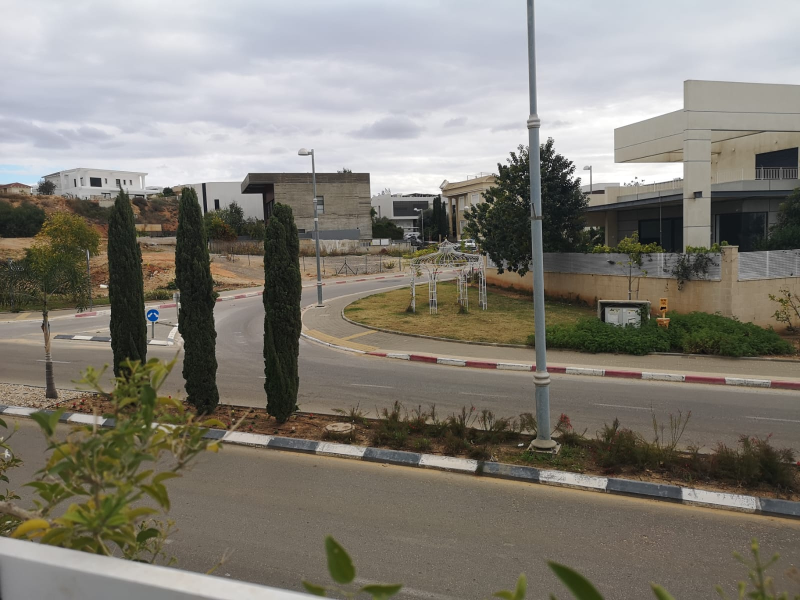
#> input picture אירוס/HW1 Multimedia Compression/smartphon image2.jpeg, 1600 x 1200 px, found by its file name (shown at 1/2 size)
$ jupyter execute '#Assignment 1 Q3.ipynb'   (older library calls are emulated)
#> lines starting #> are read from the running program, lines starting #| are printed output that depends on the picture; long printed decimals are rounded
#Assignment 1 Q3

mounting

[cell 1]
from google.colab import drive
drive.mount('/content/gdrive')
drive_path = '/content/gdrive/MyDrive/Multimedia_Compression/HW1/'

Libraries

[cell 2]
import cv2
import numpy as np
from skimage.metrics import structural_similarity as ssim
import matplotlib.pyplot as plt

1. Explain the Chroma subsampling technique, what do the different ratios mean?

**answer:** In the lecture, we learned about the Y Cr Cb representation triplet. It is derived by weighting the RGB components as follows:

$$Y=0.299R+0.587G+0.114B$$
$$Cr=128+0.713(R-Y)$$
$$Cb=128+0.564(B-Y)$$

This method enables higher compression efficiency. The human eye is more sensitive to luminance (Y) than to changes in color (Cr, Cb).

**Chroma Subsampling** is a technique where we sample less information from the color components while keeping the image visually clear.

For example, when given a ratio of 4:1:1, this represents the compression ratio for the color components compared to the luminance components. The compression ratio we can expect to achieve is approximately 2.

2. Take an image in RGB and convert it to YCrCb in a 4:1:1 ratio.

Take an image in RGB

[cell 3]
image = cv2.imread(drive_path + 'smartphon image2.jpeg')
#> image is the input picture: shape (1200, 1600, 3); mean B, G, R 118.5, 127, 131
image_rgb = cv2.cvtColor(image, cv2.COLOR_BGR2RGB)

  Convert to YCrCb with 4:1:1 ratio

[cell 4]
image_ycrcb = cv2.cvtColor(image_rgb, cv2.COLOR_RGB2YCrCb)
#> image_ycrcb: shape (1200, 1600, 3); mean of channels 0, 1, 2 127.2, 130.7, 123
height, width, _ = image_ycrcb.shape
#> height = 1200; width = 1600

# sample Cr Cb channels every 4 pixels using interpolation with the close neighboars pixels
cr_subsampled = cv2.resize(image_ycrcb[:, :, 1], (width // 4, height), interpolation=cv2.INTER_LINEAR)
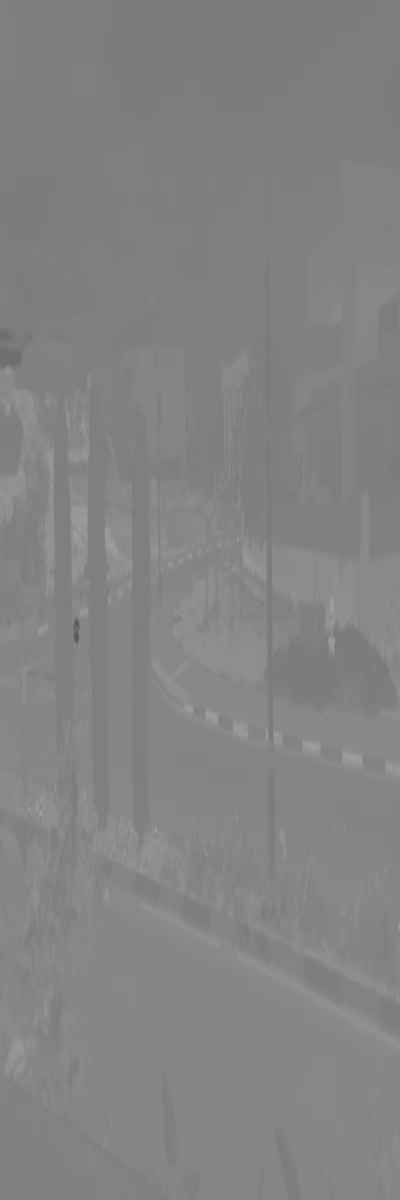
#> cr_subsampled: shape (1200, 400); min 86, max 163, mean 130.7
cb_subsampled = cv2.resize(image_ycrcb[:, :, 2], (width // 4, height), interpolation=cv2.INTER_LINEAR)
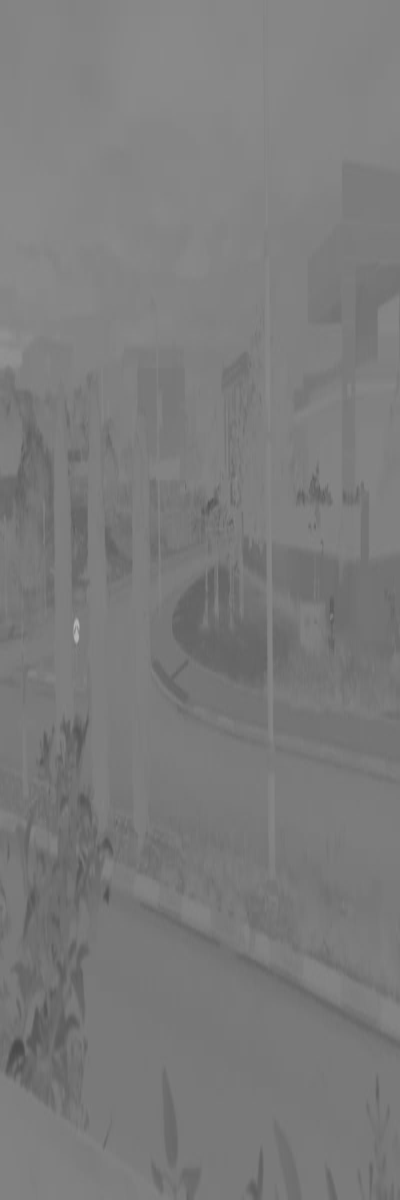
#> cb_subsampled: shape (1200, 400); min 74, max 181, mean 123.1

# upsampling the Cr Cb channels in order to merge the 3 channels into 1 picture
cr_upsampled = cv2.resize(cr_subsampled, (width, height), interpolation=cv2.INTER_LINEAR)
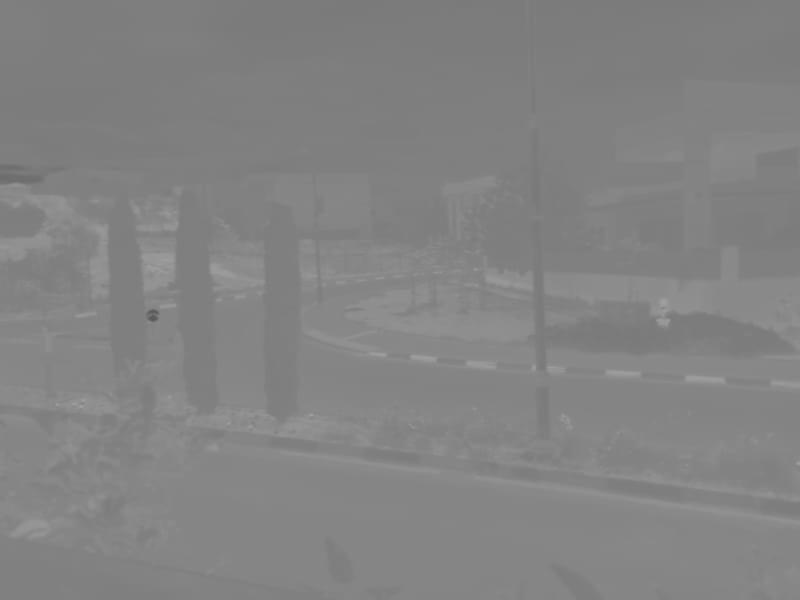
#> cr_upsampled: shape (1200, 1600) (shown at 1/2 size); min 87, max 162, mean 130.7
cb_upsampled = cv2.resize(cb_subsampled, (width, height), interpolation=cv2.INTER_LINEAR)
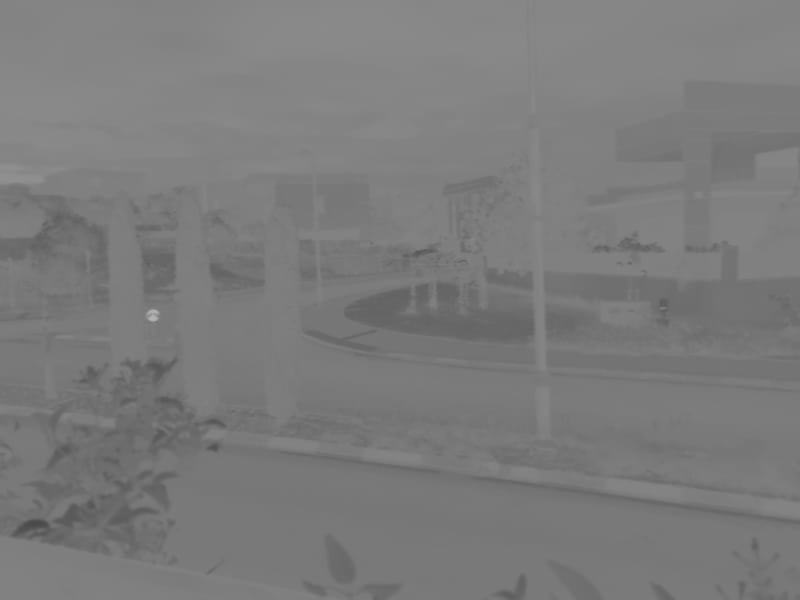
#> cb_upsampled: shape (1200, 1600) (shown at 1/2 size); min 74, max 181, mean 123.1

y_channel, cr_channel, cb_channel = cv2.split(image_ycrcb)
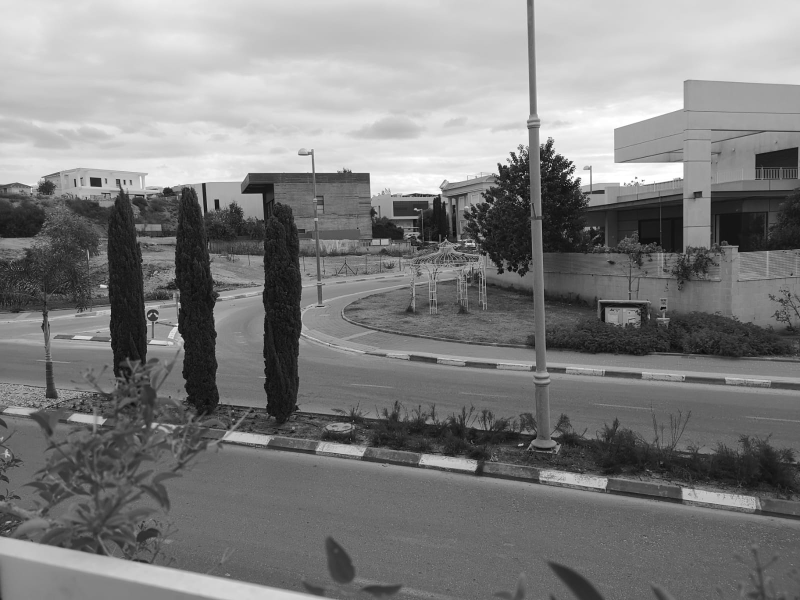
#> y_channel: shape (1200, 1600) (shown at 1/2 size); min 0, max 255, mean 127.2

image_subsampled = cv2.merge([y_channel, cr_upsampled, cb_upsampled])
#> image_subsampled: shape (1200, 1600, 3); mean of channels 0, 1, 2 127.2, 130.7, 123.1
# np.stack work perfect as well
#image_subsampled = np.stack([image_ycrcb[:, :, 0], cr_upsampled, cb_upsampled], axis=2)

3. Display the images next to each other

[cell 5]
plt.figure(figsize=(20, 10))
plt.subplot(1, 2, 1)
plt.imshow(image_rgb)
plt.title("Original RGB Image")
plt.axis("off")

plt.subplot(1, 2, 2)
plt.imshow(cv2.cvtColor(image_subsampled.astype(np.uint8), cv2.COLOR_YCrCb2RGB))
plt.title("4:1:1 Chroma Subsampled")
plt.axis("off")

plt.tight_layout()
plt.show()
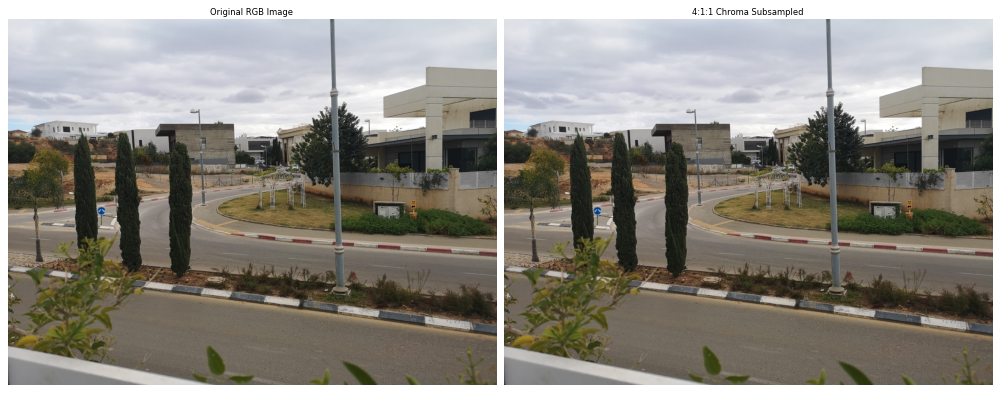
#> figure drawn by matplotlib, 2 panels

4. Compare the images using quality metrics: MSE, SSIM.

SSIM MSE calculation

[cell 6]
image_subsampled_rgb = cv2.cvtColor(image_subsampled.astype(np.uint8), cv2.COLOR_YCrCb2RGB)

mse = np.mean((image_rgb - image_subsampled_rgb) ** 2)
#> mse = 0.269
ssim_value = ssim(image_rgb, image_subsampled_rgb, multichannel=True, channel_axis = 2)
#> ssim_value = 0.999

print(f"MSE: {mse}")
#| MSE: 0.2694
print(f"SSIM: {ssim_value}")
#| SSIM: 0.9992

5. Save the Chroma subsampling image and calculate the ratio between it and the original image in terms of image size in megabytes.

[cell 7]
#save the compress picture
cv2.imwrite(drive_path+"subsampled_image.jpg", cv2.cvtColor(image_subsampled.astype(np.uint8), cv2.COLOR_YCrCb2BGR))

original_size = image.nbytes / (1024 * 1024)  # MB
#> original_size = 5.49
subsampled_size = cr_subsampled.nbytes + cb_subsampled.nbytes + image_ycrcb[:, :, 0].nbytes #we can use y_channel as well
#> subsampled_size = 2880000
subsampled_size /= (1024 * 1024)  # MB
#> subsampled_size = 2.75

compression_ratio = original_size / subsampled_size
#> compression_ratio = 2
print(f"Original Size: {original_size:.2f} MB")
#| Original Size: 5.49 MB
print(f"Subsampled Size: {subsampled_size:.2f} MB")
#| Subsampled Size: 2.75 MB
print(f"Compression Ratio: {compression_ratio:.2f}")
#| Compression Ratio: 2.00
